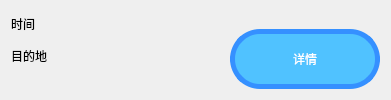
<?xml version="1.0" encoding="UTF-8"?>
<ui version="4.0">
 <class>RecordSingle</class>
 <widget class="QWidget" name="RecordSingle">
  <property name="geometry">
   <rect>
    <x>0</x>
    <y>0</y>
    <width>391</width>
    <height>100</height>
   </rect>
  </property>
  <property name="sizePolicy">
   <sizepolicy hsizetype="Preferred" vsizetype="Minimum">
    <horstretch>0</horstretch>
    <verstretch>0</verstretch>
   </sizepolicy>
  </property>
  <property name="maximumSize">
   <size>
    <width>16777215</width>
    <height>100</height>
   </size>
  </property>
  <property name="windowTitle">
   <string>Form</string>
  </property>
  <layout class="QHBoxLayout" name="horizontalLayout">
   <item>
    <layout class="QVBoxLayout" name="verticalLayout">
     <item>
      <widget class="QLabel" name="time_label">
       <property name="text">
        <string>时间</string>
       </property>
      </widget>
     </item>
     <item>
      <widget class="QLabel" name="goal_label">
       <property name="text">
        <string>目的地</string>
       </property>
      </widget>
     </item>
     <item>
      <spacer name="horizontalSpacer">
       <property name="orientation">
        <enum>Qt::Horizontal</enum>
       </property>
       <property name="sizeHint" stdset="0">
        <size>
         <width>40</width>
         <height>20</height>
        </size>
       </property>
      </spacer>
     </item>
    </layout>
   </item>
   <item>
    <layout class="QVBoxLayout" name="verticalLayout_2">
     <item>
      <spacer name="verticalSpacer">
       <property name="orientation">
        <enum>Qt::Vertical</enum>
       </property>
       <property name="sizeHint" stdset="0">
        <size>
         <width>20</width>
         <height>40</height>
        </size>
       </property>
      </spacer>
     </item>
     <item>
      <layout class="QHBoxLayout" name="horizontalLayout_2">
       <item>
        <widget class="QPushButton" name="info_button">
         <property name="sizePolicy">
          <sizepolicy hsizetype="Preferred" vsizetype="Preferred">
           <horstretch>0</horstretch>
           <verstretch>0</verstretch>
          </sizepolicy>
         </property>
         <property name="minimumSize">
          <size>
           <width>150</width>
           <height>60</height>
          </size>
         </property>
         <property name="maximumSize">
          <size>
           <width>150</width>
           <height>60</height>
          </size>
         </property>
         <property name="styleSheet">
          <string notr="true">font: 14pt &quot;黑体&quot;;
border-radius: 30px;      /* 圆角半径（像素） */
    background-color:rgb(80, 194, 255);
    color: white;             /* 文字颜色 */
    border: 5px solid rgb(53, 144, 255); /* 边框样式 */</string>
         </property>
         <property name="text">
          <string>详情</string>
         </property>
        </widget>
       </item>
      </layout>
     </item>
    </layout>
   </item>
  </layout>
 </widget>
 <resources/>
 <connections/>
</ui>
